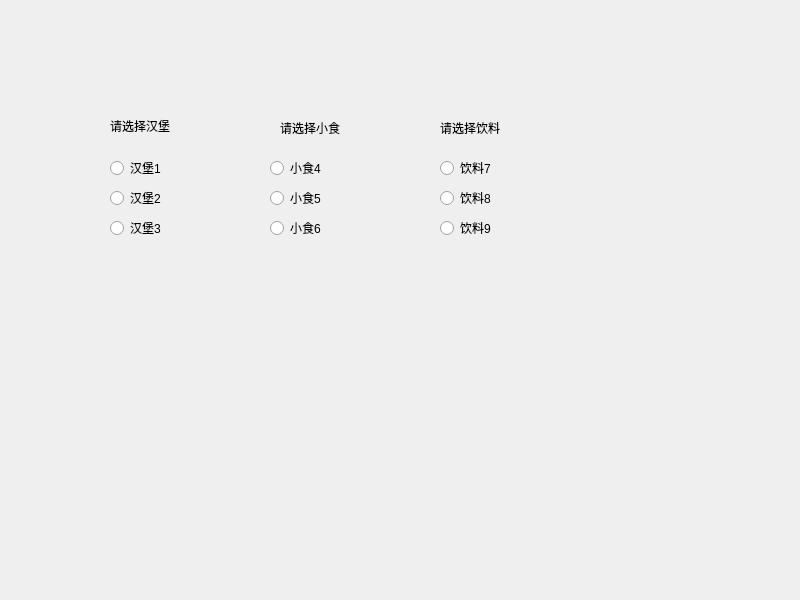
<?xml version="1.0" encoding="UTF-8"?>
<ui version="4.0">
 <class>Widget</class>
 <widget class="QWidget" name="Widget">
  <property name="geometry">
   <rect>
    <x>0</x>
    <y>0</y>
    <width>800</width>
    <height>600</height>
   </rect>
  </property>
  <property name="windowTitle">
   <string>Widget</string>
  </property>
  <widget class="QLabel" name="label">
   <property name="geometry">
    <rect>
     <x>110</x>
     <y>110</y>
     <width>131</width>
     <height>31</height>
    </rect>
   </property>
   <property name="text">
    <string>请选择汉堡</string>
   </property>
  </widget>
  <widget class="QLabel" name="label_2">
   <property name="geometry">
    <rect>
     <x>280</x>
     <y>120</y>
     <width>131</width>
     <height>16</height>
    </rect>
   </property>
   <property name="text">
    <string>请选择小食</string>
   </property>
  </widget>
  <widget class="QLabel" name="label_3">
   <property name="geometry">
    <rect>
     <x>440</x>
     <y>120</y>
     <width>101</width>
     <height>16</height>
    </rect>
   </property>
   <property name="text">
    <string>请选择饮料</string>
   </property>
  </widget>
  <widget class="QRadioButton" name="radioButton">
   <property name="geometry">
    <rect>
     <x>110</x>
     <y>160</y>
     <width>93</width>
     <height>16</height>
    </rect>
   </property>
   <property name="text">
    <string>汉堡1</string>
   </property>
  </widget>
  <widget class="QRadioButton" name="radioButton_2">
   <property name="geometry">
    <rect>
     <x>110</x>
     <y>190</y>
     <width>93</width>
     <height>16</height>
    </rect>
   </property>
   <property name="text">
    <string>汉堡2</string>
   </property>
  </widget>
  <widget class="QRadioButton" name="radioButton_3">
   <property name="geometry">
    <rect>
     <x>110</x>
     <y>220</y>
     <width>93</width>
     <height>16</height>
    </rect>
   </property>
   <property name="text">
    <string>汉堡3</string>
   </property>
  </widget>
  <widget class="QRadioButton" name="radioButton_4">
   <property name="geometry">
    <rect>
     <x>270</x>
     <y>160</y>
     <width>93</width>
     <height>16</height>
    </rect>
   </property>
   <property name="text">
    <string>小食4</string>
   </property>
  </widget>
  <widget class="QRadioButton" name="radioButton_5">
   <property name="geometry">
    <rect>
     <x>270</x>
     <y>190</y>
     <width>93</width>
     <height>16</height>
    </rect>
   </property>
   <property name="text">
    <string>小食5</string>
   </property>
  </widget>
  <widget class="QRadioButton" name="radioButton_6">
   <property name="geometry">
    <rect>
     <x>270</x>
     <y>220</y>
     <width>93</width>
     <height>16</height>
    </rect>
   </property>
   <property name="text">
    <string>小食6</string>
   </property>
  </widget>
  <widget class="QRadioButton" name="radioButton_7">
   <property name="geometry">
    <rect>
     <x>440</x>
     <y>160</y>
     <width>93</width>
     <height>16</height>
    </rect>
   </property>
   <property name="text">
    <string>饮料7</string>
   </property>
  </widget>
  <widget class="QRadioButton" name="radioButton_8">
   <property name="geometry">
    <rect>
     <x>440</x>
     <y>190</y>
     <width>93</width>
     <height>16</height>
    </rect>
   </property>
   <property name="text">
    <string>饮料8</string>
   </property>
  </widget>
  <widget class="QRadioButton" name="radioButton_9">
   <property name="geometry">
    <rect>
     <x>440</x>
     <y>220</y>
     <width>93</width>
     <height>16</height>
    </rect>
   </property>
   <property name="text">
    <string>饮料9</string>
   </property>
  </widget>
 </widget>
 <resources/>
 <connections/>
</ui>
